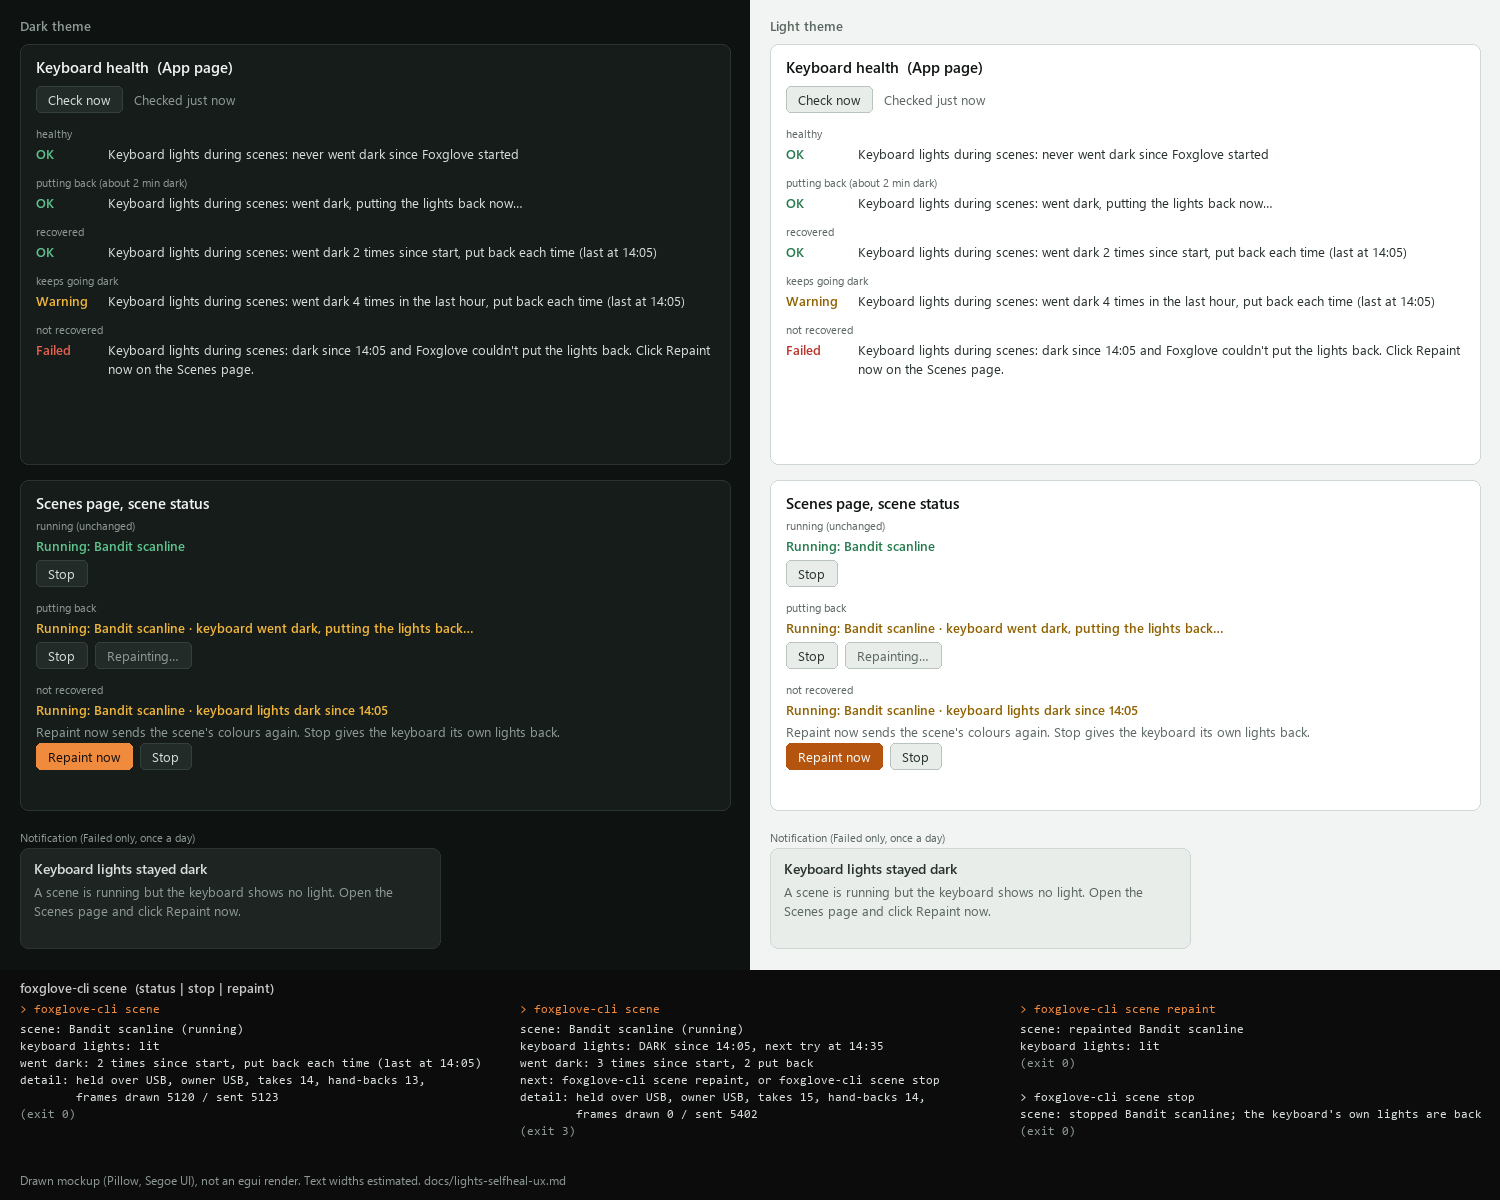

Write the Python code that produced this figure.
"""Drawn mockup for docs/lights-selfheal-ux.md (Python + Pillow, not an egui render).

python review/ux-lights-selfheal.py  ->  review/ux-lights-selfheal.png, and prints the contrast
table (WCAG 2.x) for every text/background pair the mockup uses, from theme.rs's tokens.
"""

from pathlib import Path

from PIL import Image, ImageDraw, ImageFont

OUT = Path(__file__).with_name("ux-lights-selfheal.png")
FONTS = Path("C:/Windows/Fonts")

# theme.rs dark() / light(), accent from resources/palettes/bandit.json
DARK = dict(ground=0x0E1211, surface=0x161C1A, raised=0x1D2422, line=0x2A3330, control=0x232B28,
            control_line=0x34403B, text=0xD9E0DC, strong=0xF2F5F3, muted=0x8E9A94, accent=0xF08A3C,
            on_accent=0x140D07, ok=0x5FC48E, warn=0xF0B53C, danger=0xE5604F)
LIGHT = dict(ground=0xF1F4F2, surface=0xFFFFFF, raised=0xE8EDE9, line=0xCFD8D3, control=0xE8EDE9,
             control_line=0xB9C4BE, text=0x26302C, strong=0x0E1211, muted=0x5A6660, accent=0xB4540F,
             on_accent=0xFFFFFF, ok=0x237A4B, warn=0x8F6100, danger=0xB8352A)


def rgb(h):
    return (h >> 16 & 255, h >> 8 & 255, h & 255)


def lum(h):
    def ch(c):
        c /= 255
        return c / 12.92 if c <= 0.03928 else ((c + 0.055) / 1.055) ** 2.4
    r, g, b = rgb(h)
    return 0.2126 * ch(r) + 0.7152 * ch(g) + 0.0722 * ch(b)


def contrast(a, b):
    la, lb = sorted((lum(a), lum(b)), reverse=True)
    return (la + 0.05) / (lb + 0.05)


PAIRS = [("text", "surface"), ("muted", "surface"), ("ok", "surface"), ("warn", "surface"),
         ("danger", "surface"), ("accent", "surface"), ("on_accent", "accent"),
         ("text", "control"), ("muted", "raised"), ("text", "raised")]

F = lambda size, bold=False: ImageFont.truetype(str(FONTS / ("seguisb.ttf" if bold else "segoeui.ttf")), size)
MONO = ImageFont.truetype(str(FONTS / "consola.ttf"), 12)
W, COL = 1500, 720


def wrap(d, text, font, width):
    words, lines, cur = text.split(" "), [], ""
    for w in words:
        t = (cur + " " + w).strip()
        if d.textlength(t, font=font) <= width:
            cur = t
        else:
            lines.append(cur)
            cur = w
    lines.append(cur)
    return lines


def card(d, p, x, y, w, title, body_h):
    d.rounded_rectangle((x, y, x + w, y + body_h), 8, fill=rgb(p["surface"]), outline=rgb(p["line"]))
    d.text((x + 16, y + 12), title, font=F(15, True), fill=rgb(p["strong"]))
    return y + 42


def button(d, p, x, y, label, primary=False, enabled=True):
    f = F(13)
    w = d.textlength(label, font=f) + 24
    if primary:
        d.rounded_rectangle((x, y, x + w, y + 26), 5, fill=rgb(p["accent"]))
        d.text((x + 12, y + 4), label, font=f, fill=rgb(p["on_accent"]))
    else:
        d.rounded_rectangle((x, y, x + w, y + 26), 5, fill=rgb(p["control"]), outline=rgb(p["control_line"]))
        d.text((x + 12, y + 4), label, font=f, fill=rgb(p["text"] if enabled else p["muted"]))
    return x + w + 8


def health_row(d, p, x, y, w, level, item, detail, tag):
    colour = {"OK": p["ok"], "Warning": p["warn"], "Failed": p["danger"]}[level]
    d.text((x, y - 18), tag, font=F(11), fill=rgb(p["muted"]))
    d.text((x, y), level, font=F(13, True), fill=rgb(colour))
    lines = wrap(d, f"{item}: {detail}", F(13), w - 80)
    for i, ln in enumerate(lines):
        d.text((x + 72, y + i * 19), ln, font=F(13), fill=rgb(p["text"]))
    return y + len(lines) * 19 + 30


def column(img, p, x0, name):
    d = ImageDraw.Draw(img)
    d.rectangle((x0, 0, x0 + COL + 30, 1190), fill=rgb(p["ground"]))
    d.text((x0 + 20, 16), f"{name} theme", font=F(13, True), fill=rgb(p["muted"]))
    x, w = x0 + 20, COL - 10
    # 1. Keyboard health card (App page), the new row in its states
    y = card(d, p, x, 44, w, "Keyboard health  (App page)", 420)
    bx = button(d, p, x + 16, y, "Check now")
    d.text((bx + 4, y + 4), "Checked just now", font=F(13), fill=rgb(p["muted"]))
    y += 58
    item = "Keyboard lights during scenes"
    for level, detail, tag in [
        ("OK", "never went dark since Foxglove started", "healthy"),
        ("OK", "went dark, putting the lights back now…", "putting back (about 2 min dark)"),
        ("OK", "went dark 2 times since start, put back each time (last at 14:05)", "recovered"),
        ("Warning", "went dark 4 times in the last hour, put back each time (last at 14:05)", "keeps going dark"),
        ("Failed", "dark since 14:05 and Foxglove couldn't put the lights back. Click Repaint now on the Scenes page.", "not recovered"),
    ]:
        y = health_row(d, p, x + 16, y, w - 16, level, item, detail, tag)
    # 2. Scenes page status line + buttons
    y = card(d, p, x, 480, w, "Scenes page, scene status", 330)
    for tag, line, tone, hint, buttons in [
        ("running (unchanged)", "Running: Bandit scanline", "ok", None, [("Stop", False, True)]),
        ("putting back", "Running: Bandit scanline · keyboard went dark, putting the lights back…", "warn", None,
         [("Stop", False, True), ("Repainting…", False, False)]),
        ("not recovered", "Running: Bandit scanline · keyboard lights dark since 14:05", "warn",
         "Repaint now sends the scene's colours again. Stop gives the keyboard its own lights back.",
         [("Repaint now", True, True), ("Stop", False, True)]),
    ]:
        d.text((x + 16, y - 4), tag, font=F(11), fill=rgb(p["muted"]))
        y += 14
        d.text((x + 16, y), line, font=F(13, True), fill=rgb(p[tone]))
        y += 22
        if hint:
            for ln in wrap(d, hint, F(13), w - 40):
                d.text((x + 16, y), ln, font=F(13), fill=rgb(p["muted"]))
                y += 19
        bx = x + 16
        for label, prim, en in buttons:
            bx = button(d, p, bx, y + 2, label, prim, en)
        y += 46
    # 3. Notification (FAIL only, at most once a day)
    y = 830
    d.text((x, y), "Notification (Failed only, once a day)", font=F(11), fill=rgb(p["muted"]))
    d.rounded_rectangle((x, y + 18, x + 420, y + 118), 8, fill=rgb(p["raised"]), outline=rgb(p["line"]))
    d.text((x + 14, y + 28), "Keyboard lights stayed dark", font=F(14, True), fill=rgb(p["text"]))
    for i, ln in enumerate(wrap(d, "A scene is running but the keyboard shows no light. Open the Scenes page and click Repaint now.", F(13), 390)):
        d.text((x + 14, y + 52 + i * 19), ln, font=F(13), fill=rgb(p["muted"]))


def main():
    img = Image.new("RGB", (W, 1200), rgb(0x101010))
    column(img, DARK, 0, "Dark")
    column(img, LIGHT, 750, "Light")
    d = ImageDraw.Draw(img)
    # 4. CLI
    y = 990
    d.rectangle((0, y - 20, W, 1200), fill=(12, 12, 12))
    d.text((20, y - 12), "foxglove-cli scene  (status | stop | repaint)", font=F(13, True), fill=(200, 200, 200))
    blocks = [
        ("> foxglove-cli scene", ["scene: Bandit scanline (running)", "keyboard lights: lit",
                                  "went dark: 2 times since start, put back each time (last at 14:05)",
                                  "detail: held over USB, owner USB, takes 14, hand-backs 13,", "        frames drawn 5120 / sent 5123", "(exit 0)"]),
        ("> foxglove-cli scene", ["scene: Bandit scanline (running)", "keyboard lights: DARK since 14:05, next try at 14:35",
                                  "went dark: 3 times since start, 2 put back", "next: foxglove-cli scene repaint, or foxglove-cli scene stop",
                                  "detail: held over USB, owner USB, takes 15, hand-backs 14,", "        frames drawn 0 / sent 5402", "(exit 3)"]),
        ("> foxglove-cli scene repaint", ["scene: repainted Bandit scanline", "keyboard lights: lit", "(exit 0)", "",
                                          "> foxglove-cli scene stop", "scene: stopped Bandit scanline; the keyboard's own lights are back", "(exit 0)"]),
    ]
    xs = [20, 520, 1020]
    for (cmd, lines), bx in zip(blocks, xs):
        d.text((bx, y + 14), cmd, font=MONO, fill=(240, 138, 60))
        for i, ln in enumerate(lines):
            d.text((bx, y + 34 + i * 17), ln, font=MONO, fill=(217, 224, 220) if not ln.startswith("(exit") else (142, 154, 148))
    d.text((20, 1172), "Drawn mockup (Pillow, Segoe UI), not an egui render. Text widths estimated. docs/lights-selfheal-ux.md",
           font=F(12), fill=(142, 154, 148))
    img.save(OUT)
    for name, p in (("dark", DARK), ("light", LIGHT)):
        print(name, ", ".join(f"{a}/{b} {contrast(p[a], p[b]):.1f}" for a, b in PAIRS))


if __name__ == "__main__":
    main()
